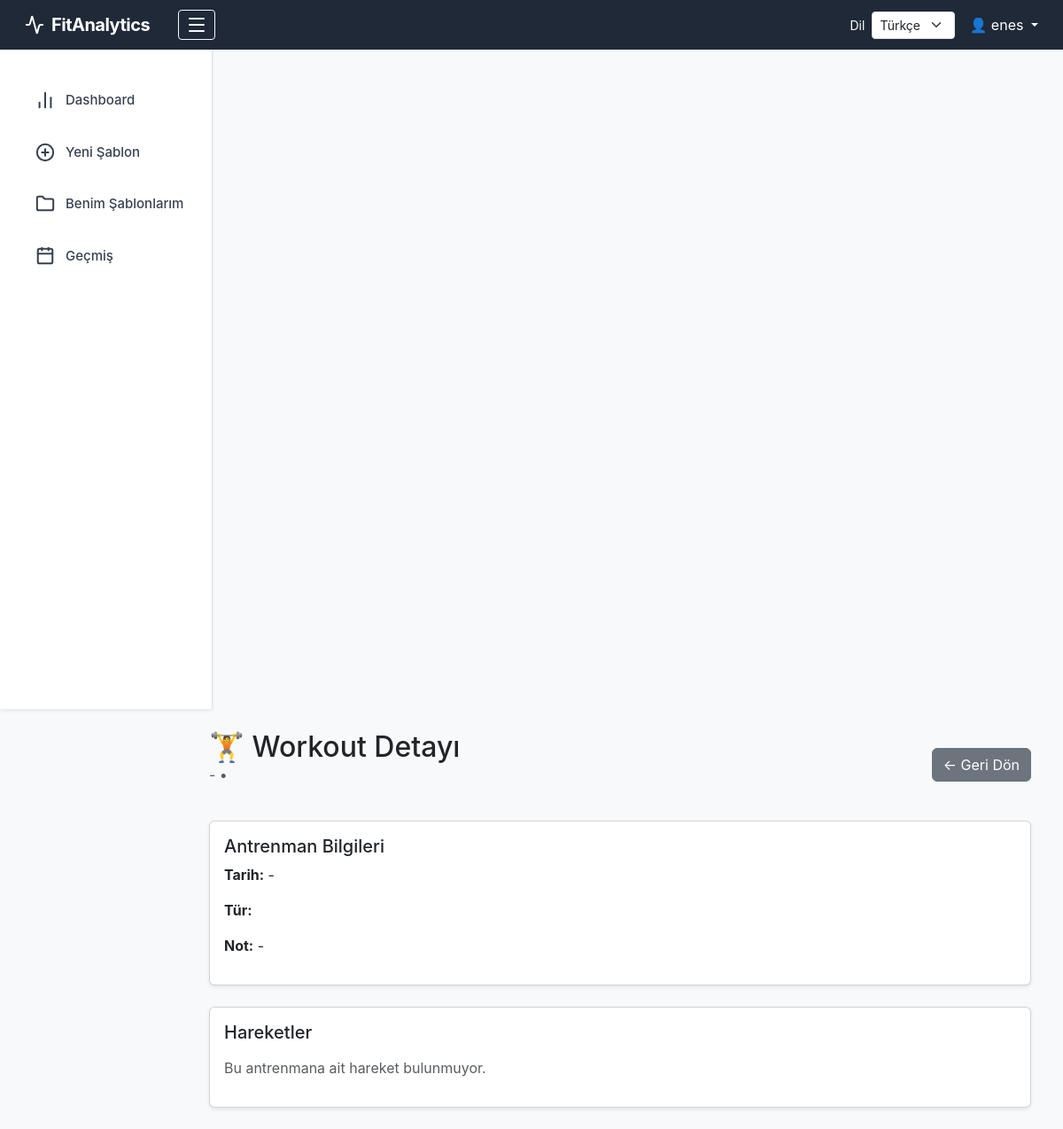
Before: /workout/4 (signed in) with the older database file.
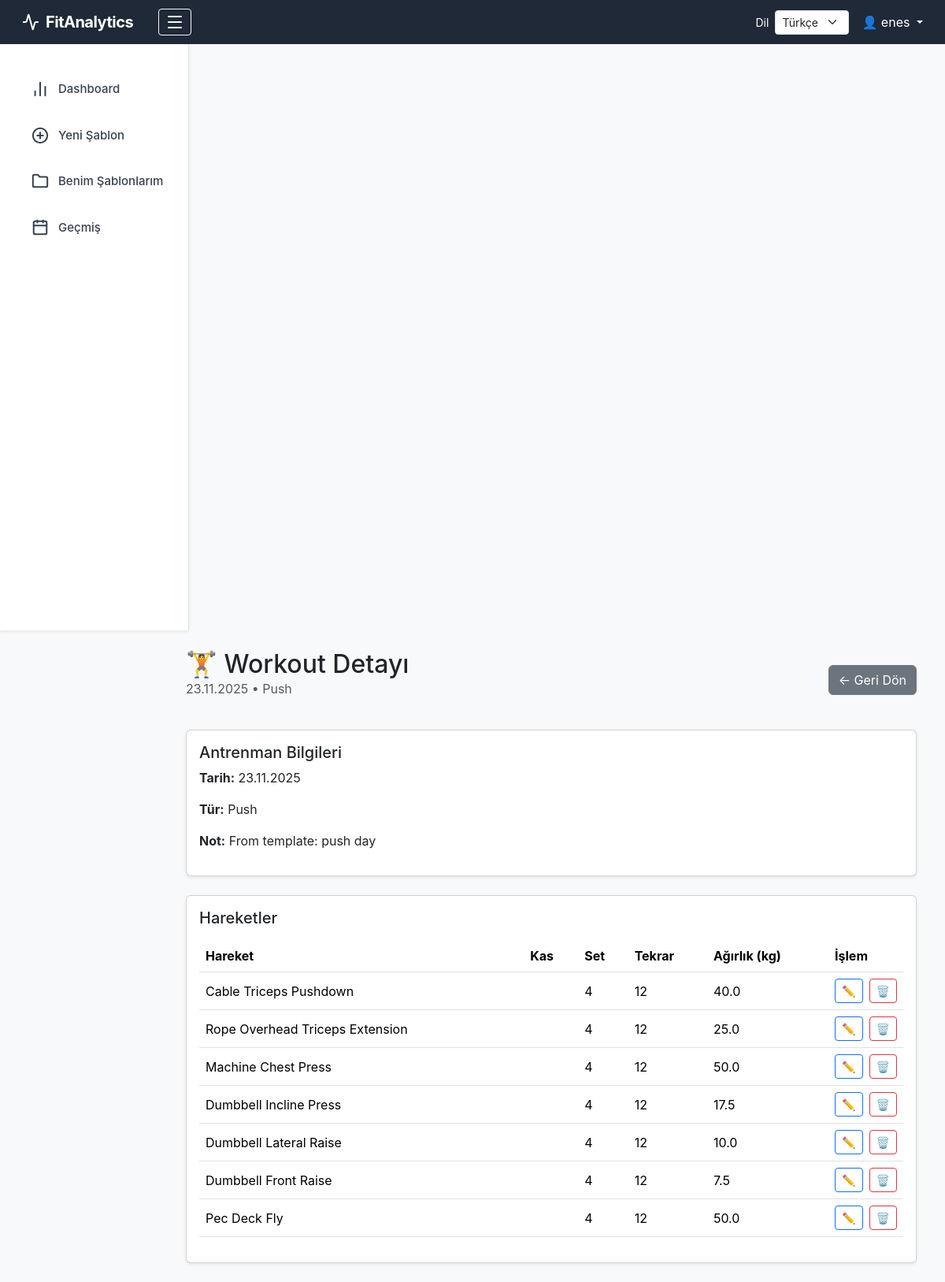
After: the same page with the newer database file.
### tables this page shows
CREATE TABLE workouts (
    workout_id      INTEGER PRIMARY KEY AUTOINCREMENT,
    user_id         INTEGER NOT NULL,
    workout_date    DATE NOT NULL,
    workout_type    TEXT NOT NULL CHECK (
                        workout_type IN ('push', 'pull', 'legs', 'upper', 'lower', 'full', 'other')
                    ),
    notes           TEXT,
    FOREIGN KEY (user_id) REFERENCES users(user_id)
);

CREATE TABLE exercises (
    exercise_id      INTEGER PRIMARY KEY AUTOINCREMENT,
    workout_id       INTEGER NOT NULL,
    exercise_name    TEXT NOT NULL,           -- ham text
    muscle_id        INTEGER NOT NULL,        -- canonical muscle
    exercise_lib_id  INTEGER,                 -- link to library (optional)
    sets             INTEGER,
    reps             INTEGER,
    weight_kg        REAL,
    volume           REAL,                    -- sets * reps * weight
    FOREIGN KEY (workout_id) REFERENCES workouts(workout_id),
    FOREIGN KEY (muscle_id) REFERENCES muscles(muscle_id),
    FOREIGN KEY (exercise_lib_id) REFERENCES exercise_library(exercise_lib_id)
);

### app/routes.py (the view)
@main.route("/workout/<int:workout_id>")
def workout_detail(workout_id):
    if "user_id" not in session:
        return redirect(url_for("main.login"))
    conn = get_connection()
    cur = conn.cursor()
    cur.execute(
        "SELECT workout_id, workout_date, workout_type, notes FROM workouts WHERE workout_id = ?",
        (workout_id,),
    )
    workout = cur.fetchone()
    cur.execute(
        """
        SELECT e.exercise_id,
               e.exercise_name,
               m.name_tr AS muscle,
               e.sets, e.reps, e.weight_kg
        FROM exercises e
        JOIN muscles m ON m.muscle_id = e.muscle_id
        WHERE e.workout_id = ?
        ORDER BY e.exercise_id ASC
        """,
        (workout_id,),
    )
    items = cur.fetchall()
    conn.close()
    return render_template("workout_detail.html", workout=workout, exercises=items)

### app/database.py (called while the page is built)
def get_connection():
    conn = sqlite3.connect(DB_PATH)
    conn.row_factory = sqlite3.Row
    return conn

### app/templates/workout_detail.html (shortened to what this page needs)
{% extends "layout.html" %}
{% block content %}
<div class="container">
    <div class="d-flex justify-content-between align-items-center mb-4">
        <div>
            <h2 class="mb-0">🏋️ Workout Detayı</h2>
            <p class="text-muted">
                {{ workout.workout_date | format_date }} • {{ workout.workout_type | capitalize }}
            </p>
        </div>
        <a href="{{ url_for('main.history') }}" class="btn btn-secondary">
            ← Geri Dön
        </a>
    </div>
    <div class="card shadow-sm mb-4">
        <div class="card-body">
            <h5 class="card-title">Antrenman Bilgileri</h5>
            <p><strong>Tarih:</strong> {{ workout.workout_date | format_date }}</p>
            <p><strong>Tür:</strong> {{ workout.workout_type | capitalize }}</p>
            <p><strong>Not:</strong> {{ workout.notes or "-" }}</p>
        </div>
    </div>
    <div class="card shadow-sm">
        <div class="card-body">
            <h5 class="card-title mb-3">Hareketler</h5>
            {% if exercises %}
            <table class="table table-hover align-middle">
                <thead>
                    <tr>
                        <th>Hareket</th>
                        <th>Kas</th>
                        <th>Set</th>
                        <th>Tekrar</th>
                        <th>Ağırlık (kg)</th>
                        <th style="width: 90px;">İşlem</th>
                    </tr>
                </thead>
                <tbody>
                    {% for ex in exercises %}
                    <tr>
                        <td>{{ ex["exercise_name"] }}</td>
                        <td>{{ ex["target_muscle"] }}</td>
                        <td>{{ ex["sets"] }}</td>
                        <td>{{ ex["reps"] }}</td>
                        <td>{{ ex["weight_kg"] }}</td>
                        <td>
                            <div class="d-flex align-items-center gap-2">
                                <button class="btn btn-sm btn-outline-primary"
                                        data-bs-toggle="modal"
                                        data-bs-target="#editModal{{ ex['exercise_id'] }}">
                                    ✏️
                                </button>
                                <form method="POST"
                                    action="{{ url_for('main.delete_exercise', exercise_id=ex['exercise_id']) }}"
                                    class="m-0 p-0"
                                    onsubmit="return confirm('Silmek istediğine emin misin?')">
                                    <button class="btn btn-sm btn-outline-danger">🗑️</button>
                                </form>
                            </div>
                        </td>
                    </tr>
                    {% endfor %}
                </tbody>
            </table>
            {% else %}
            <p class="text-muted">Bu antrenmana ait hareket bulunmuyor.</p>
            {% endif %}
        </div>
    </div>
</div>
{% endblock %}

### app/templates/layout.html (shortened to what this page needs)
<!DOCTYPE html>
<html lang="{{ current_language }}">
<head>
    <link rel="stylesheet"
          href="https://cdn.jsdelivr.net/npm/bootstrap@5.3.2/dist/css/bootstrap.min.css">
    <link rel="stylesheet" href="{{ url_for('static', filename='style.css') }}">
</head>
<body class="bg-light">
    <nav class="navbar navbar-dark bg-dark px-3">
        <div class="container-fluid d-flex align-items-center">
            <a class="navbar-brand fw-bold d-flex align-items-center gap-2"
            href="{{ url_for('main.dashboard') }}">
                <i data-lucide="activity" class="sidebar-icon"></i>
                <span>FitAnalytics</span>
            </a>
            <button id="sidebarToggle" class="btn btn-outline-light btn-sm ms-3">
                <i data-lucide="menu"></i>
            </button>
            <form method="POST"
                  action="{{ url_for('main.set_language') }}"
                  class="d-flex align-items-center ms-auto me-3">
                <label class="text-white me-2 small mb-0">{{ t.language_label }}</label>
                <select class="form-select form-select-sm"
                        name="language"
                        onchange="this.form.submit()">
                    {% for code, label in language_names.items() %}
                    <option value="{{ code }}" {% if current_language == code %}selected{% endif %}>
                        {{ label }}
                    </option>
                    {% endfor %}
                </select>
            </form>
            {% if session.get("user_name") %}
            <div class="dropdown text-white">
                <a class="text-white text-decoration-none dropdown-toggle"
                   href="#" role="button" data-bs-toggle="dropdown">
                    👤 {{ session["user_name"] }}
                </a>
            </div>
            {% endif %}
        </div>
    </nav>
    <div class="container-fluid">
        <div class="row app-layout">
            <nav id="sidebar" class="sidebar-modern col-md-3 col-lg-2 bg-white border-end shadow-sm">
                <div class="d-flex flex-column pt-3">
                    <a class="nav-link sidebar-item {% if request.path == '/' %} active-link {% endif %}"
                       href="{{ url_for('main.dashboard') }}">
                        <i data-lucide="bar-chart-2" class="sidebar-icon"></i>
                        <span class="link-text">{{ t.nav_dashboard }}</span>
                    </a>
                    <a class="nav-link sidebar-item {% if request.path.startswith('/add-template') %} active-link {% endif %}"
                       href="{{ url_for('main.add_template') }}">
                        <i data-lucide="plus-circle" class="sidebar-icon"></i>
                        <span class="link-text">
                            {% if current_language == 'tr' %}Yeni Şablon{% else %}New Template{% endif %}
                        </span>
                    </a>
                    <a class="nav-link sidebar-item {% if request.path.startswith('/my-templates') %} active-link {% endif %}"
                       href="{{ url_for('main.my_templates') }}">
                        <i data-lucide="folder" class="sidebar-icon"></i>
                        <span class="link-text">
                            {% if current_language == 'tr' %}Benim Şablonlarım{% else %}My Templates{% endif %}
                        </span>
                    </a>
                    <a class="nav-link sidebar-item {% if request.path.startswith('/history') %} active-link {% endif %}"
                       href="{{ url_for('main.history') }}">
                        <i data-lucide="calendar" class="sidebar-icon"></i>
                        <span class="link-text">{{ t.nav_history }}</span>
                    </a>
                </div>
            </nav>
            <main id="mainContent" class="col-md-9 ms-sm-auto col-lg-10 px-md-4 py-4">
                {% block content %}{% endblock %}
            </main>
        </div>
    </div>
</body>
</html>

### app/static/style.css (style rules this page uses)
body { background-color: #f4f6fb !important; font-family: 'Inter', sans-serif; }
.navbar { background-color: #1f2937 !important; }
.navbar-brand { font-size: 20px; letter-spacing: -0.5px; }
#sidebar { width: 240px; min-height: calc(100vh - 56px); background: #ffffff; border-right: 1px solid #e5e7eb; transition: width 0.25s ease; overflow: hidden; padding-top: 12px; }
.sidebar-item { display: flex; align-items: center; gap: 12px; padding: 12px 18px; font-size: 15px; font-weight: 500; color: #374151 !important; border-radius: 8px; margin: 6px 10px; white-space: nowrap; transition: background 0.2s, transform 0.2s, color 0.2s; }
.sidebar-icon { width: 22px; height: 22px; stroke-width: 2.2; flex-shrink: 0; }
.sidebar-item span { transition: opacity 0.25s, transform 0.25s ease; }
#mainContent { transition: margin-left 0.25s ease; margin-left: 240px; }

Changed rows visible on the page:
added workouts: workout_date "23.11.2025", workout_type "Push", notes "From template: push day"
added exercises: exercise_name "Cable Triceps Pushdown", sets "4", reps "12", weight_kg "40.0"
added exercises: exercise_name "Rope Overhead Triceps Extension", sets "4", reps "12", weight_kg "25.0"
added exercises: exercise_name "Machine Chest Press", sets "4", reps "12", weight_kg "50.0"
added exercises: exercise_name "Dumbbell Incline Press", sets "4", reps "12", weight_kg "17.5"
added exercises: exercise_name "Dumbbell Lateral Raise", sets "4", reps "12", weight_kg "10.0"
added exercises: exercise_name "Dumbbell Front Raise", sets "4", reps "12", weight_kg "7.5"
added exercises: exercise_name "Pec Deck Fly", sets "4", reps "12", weight_kg "50.0"
Other visible differences:
{{ workout.workout_date | format_date }}: "-" → (not shown)
{{ workout.notes or "-" }}: "-" → (not shown)
text no longer shown: "Bu antrenmana ait hareket bulunmuyor."
text now shown: "Hareket Kas Set Tekrar Ağırlık (kg) İşlem"
